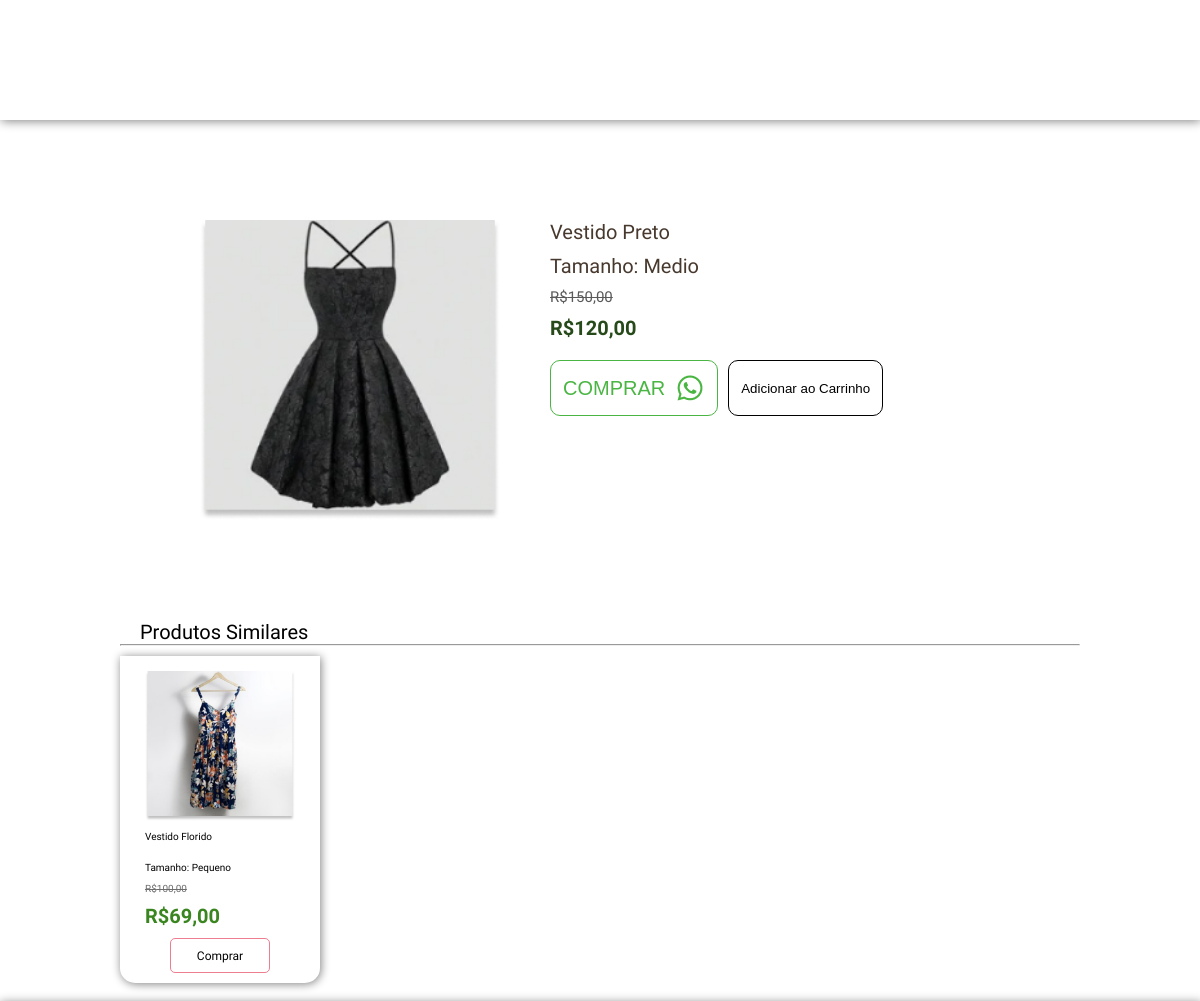
The page /details/product_details.php?id=5&table=tab_vestidos (signed in) on the database as committed earlier.
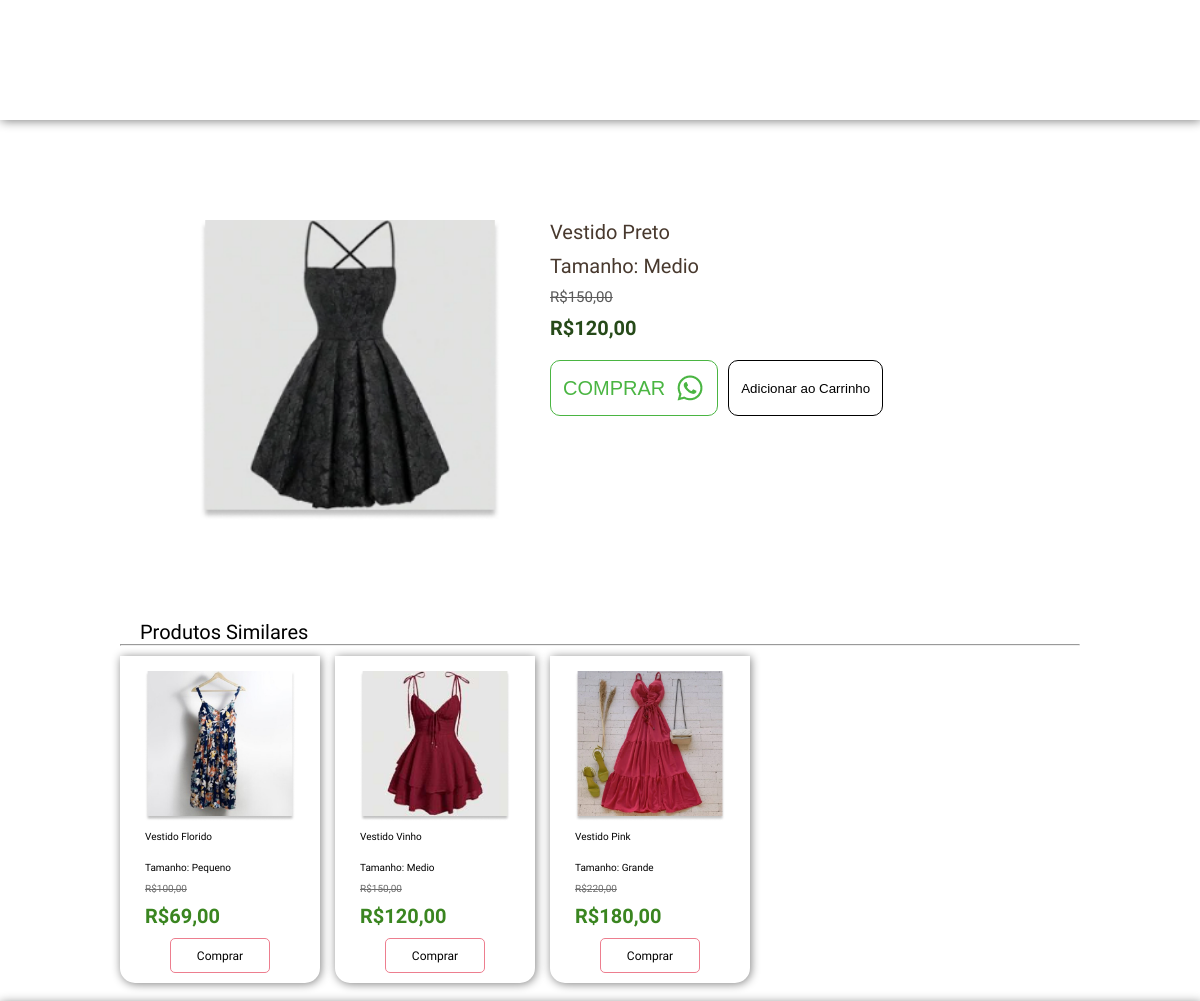
The same page on the database as committed later.
### tables this page shows
CREATE TABLE `tab_vestidos` (
  `id_vestidos` bigint NOT NULL AUTO_INCREMENT,
  `valor` float NOT NULL,
  `promocao` float NOT NULL,
  `nomeproduto` varchar(50) NOT NULL,
  `tamanho` varchar(10) NOT NULL,
  `imagem` varchar(255) DEFAULT NULL,
  PRIMARY KEY (`id_vestidos`)
);

### details/product_details.php (the view, shortened to what this page needs)
<?php
include_once('../Back/config.php');
$valid_tables = [
    'tab_vestidos' => 'id_vestidos',
    'tab_modaintima' => 'id_modaintima',
    'tab_shorts' => 'id_shorts',
    'tab_camiseta' => 'id_camiseta'
];
?>
<!DOCTYPE html>
<html lang="pt-br">
<head>
    <link rel="stylesheet" href="../base/style.css">
    <link rel="stylesheet" href="style.css">
</head>
<body>
    <header id="header"></header>
    <main>
        <?php
        if (isset($_GET['id']) && isset($_GET['table'])) {
            $id = intval($_GET['id']);
            $table = $_GET['table'];
            if (array_key_exists($table, $valid_tables)) {
                $id_column = $valid_tables[$table];
                $sql = "SELECT $id_column, valor, promocao, nomeproduto, tamanho, imagem FROM $table WHERE $id_column = ?";
                $stmt = $conexao->prepare($sql);
                $stmt->bind_param('i', $id);
                $stmt->execute();
                $result = $stmt->get_result();
                if ($result->num_rows > 0) {
                    $row = $result->fetch_assoc();
                    echo '<div class="produto" data-nome="' . $row["nomeproduto"] . '" data-tamanho="' . $row["tamanho"] . '">';
                    echo '<img src="' . $row["imagem"] . '" id="main-img">';
                    echo '<div class="descricao-produto">';
                    echo '<p>' . $row["nomeproduto"] . '</p>';
                    echo '<p>Tamanho: ' . $row["tamanho"] . '</p>';
                    echo '<span>R$' . number_format($row["valor"], 2, ',', '.') . '</span>';
                    echo '<strong>R$' . number_format($row["promocao"], 2, ',', '.') . '</strong>';
                    echo '<form method="POST" action="carrinho.php">';
                    echo '<div class="buttons">';
                    echo '<button type="button" class="wpp-button" id="wpp-button">Comprar <img src="../assets/Whatsapp.png" alt="logo do Whatsapp"></button>';
                    echo '<button type="submit">Adicionar ao Carrinho</button>';
                    echo '</div>';
                    echo '</form>';
                    echo '</div>';
                    echo '</div>';
                } else {
                    echo 'Produto não encontrado.';
                }
            } else {
                echo 'Tabela inválida.';
            }
        } else {
            echo 'ID do produto ou tabela não fornecidos.';
        }
        ?>
        <div id="similar">
            <p class="title">Produtos Similares</p>
            <hr>
            <div class="container">
                <?php
                if (isset($id) && isset($table)) {
                    $id_column = $valid_tables[$table];
                    $sql = "SELECT $id_column, valor, promocao, nomeproduto, tamanho, imagem FROM $table WHERE $id_column != ?";
                    $stmt = $conexao->prepare($sql);
                    $stmt->bind_param('i', $id);
                    $stmt->execute();
                    $result = $stmt->get_result();
                    if ($result->num_rows > 0) {
                        while ($row = $result->fetch_assoc()) {
                            echo '<div class="card">';
                            echo '<img class="img-produto" src="' . $row["imagem"] . '" alt="Imagem do Produto">';
                            echo '<p>' . $row["nomeproduto"] . '</p>';
                            echo '<p>Tamanho: ' . $row["tamanho"] . '</p>';
                            echo '<span>R$' . number_format($row["valor"], 2, ',', '.') . '</span>';
                            echo '<strong>R$' . number_format($row["promocao"], 2, ',', '.') . '</strong>';
                            echo '<div class="buttons">';
                            echo '<button class="btn-buy"><a href="../details/product_details.php?id=' . $row[$id_column] . '&table=' . $table . '">Comprar</a></button>';
                            echo '</div>';
                            echo '</div>';
                        }
                    } else {
                        echo "Nenhum produto encontrado.";
                    }
                }
                ?>
            </div>
        </div>
    </main>
</body>
</html>

Rows that differ between the two databases and show on the page:
added tab_vestidos: imagem (picture), nomeproduto "Vestido Vinho", tamanho "Medio", valor "150,00", promocao "120,00"
added tab_vestidos: imagem (picture), nomeproduto "Vestido Pink", tamanho "Grande", valor "220,00", promocao "180,00"
